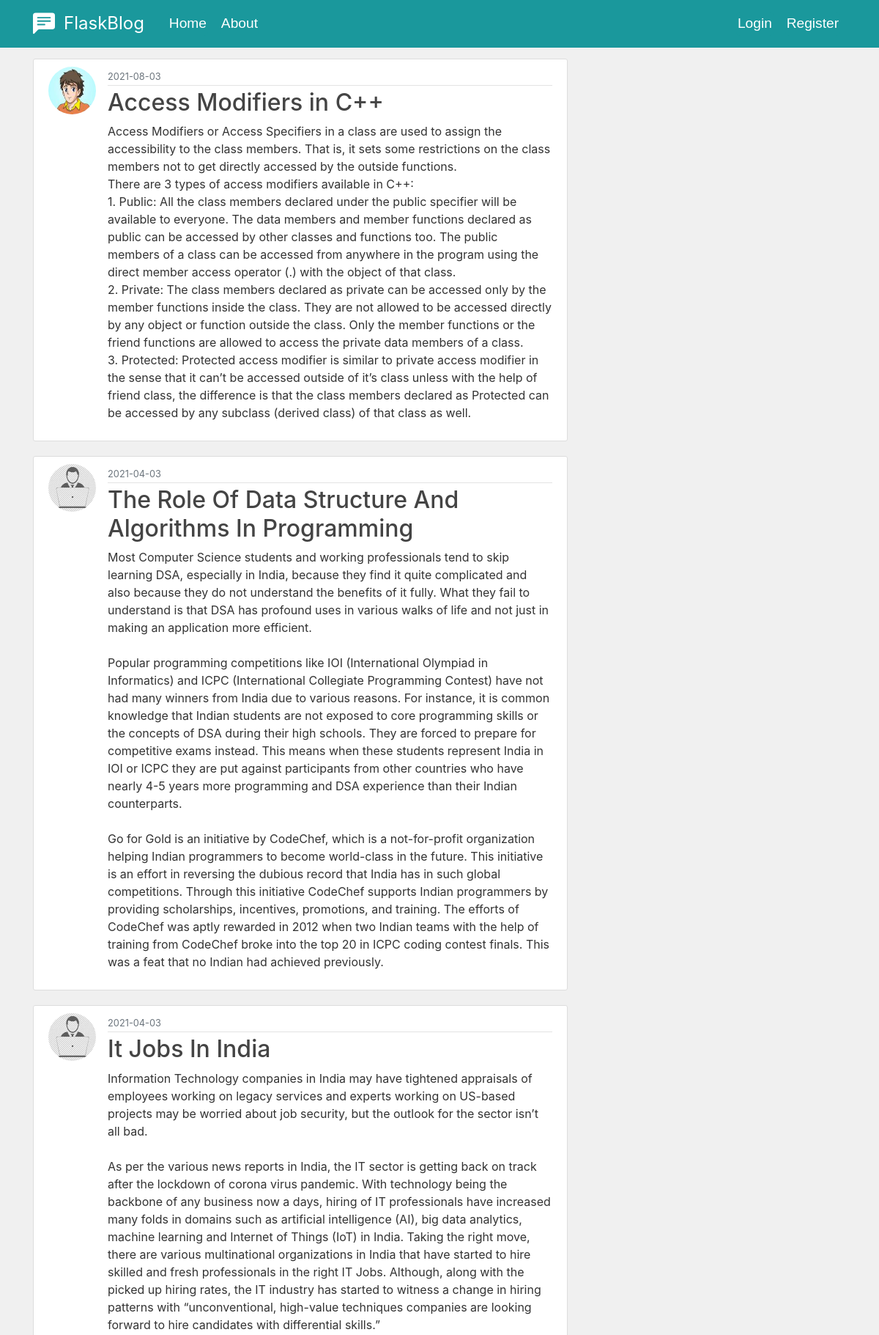
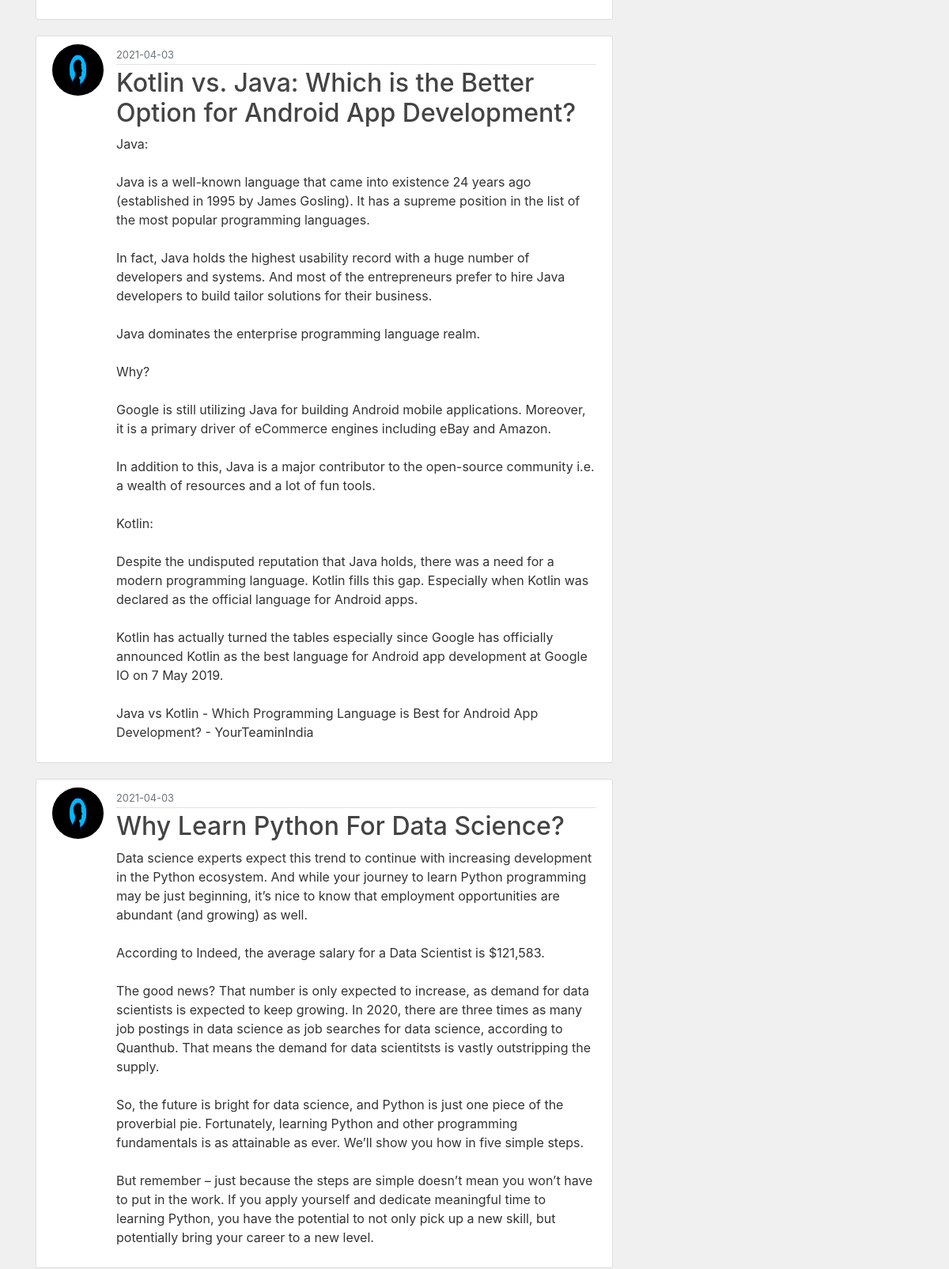
The app's page /latest_post (upper part) with its own data (2 pictures, top to bottom).
### techblog/models.py (models this page shows, shortened)
class Post(db.Model):
    id = db.Column(db.Integer, primary_key=True)
    title = db.Column(db.String(100), nullable=False)
    date_posted = db.Column(db.DateTime, nullable=False,
                            default=datetime.utcnow)
    content = db.Column(db.Text, nullable=False)
    user_id = db.Column(db.Integer, db.ForeignKey('user.id'), nullable=False)

class User(db.Model, UserMixin):
    id = db.Column(db.Integer, primary_key=True)
    username = db.Column(db.String(20), unique=True, nullable=False)
    email = db.Column(db.String(120), unique=True, nullable=False)
    image_file = db.Column(db.String(20), nullable=False,
                           default='default.png')
    password = db.Column(db.String(60), nullable=False)
    posts = db.relationship('Post', backref='author', lazy=True)
    ''' relationship defines relationship with class Post with posts variable which is a data member of a User Class
 Implies each User created has data member posts which is related with another class named Post and we can access all posts of that user via posts data member

backref adds another column in database here it is 'author'.We can access posts using author.lazy = True means this relationship is supposed to load in one go

To know more about lazy=True  visit:- https://medium.com/@ns2586/sqlalchemys-relationship-and-lazy-parameter-4a553257d9ef
'''

### techblog/main/routes.py (the view)
@main.route('/latest_post')
def latest_post():
    posts = Post.query.order_by(Post.date_posted.desc())
    return render_template('latest_post.html', title='Latest-post', posts = posts)

### techblog/templates/latest_post.html
{% extends "layout_wo_side.html" %}
{% block content %}
    {% for post in posts %}
        <article class="media content-section">
            <img class = "rounded-circle article-img" src="{{ url_for('static', filename = 'profile_pics/' + post.author.image_file)}}" >
            <div class="media-body">
                <div class="article-metadata">
                    <small class="text-muted">{{ post.date_posted.strftime("%Y-%m-%d") }}</small>
                </div>
                <h2 class="article-title">{{ post.title }}</h2>
                <p class="article-content">{{ post.content }}</p>
            </div>
        </article>
    {% endfor %}
{% endblock %}

### techblog/static/main.css (style rules this page uses)
body { background: #fafafa; color: #333333; margin-top: 5rem; }
h1, h2, h3, h4, h5, h6 { color: #444444; }
.content-section { background: #ffffff; padding: 10px 20px; border: 1px solid #dddddd; border-radius: 3px; margin-bottom: 20px; }
.article-title { color: #444444; }
.article-content { white-space: pre-line; }
.article-img { height: 65px; width: 65px; margin-right: 16px; }
.article-metadata { padding-bottom: 1px; margin-bottom: 4px; border-bottom: 1px solid #e3e3e3; }

### records on screen
Post: image_file (picture), date_posted "2021-08-03", title "Access Modifiers in C++", content "Access Modifiers or Access Specifiers in a class are used to assign the accessibility to the class members. That is, it sets some restrictions on the class members not to get directly accessed by the outside functions. There are 3 types of access modifiers available in C++: 1. Public: All the class members declared under the public specifier will be available to everyone. The data members and member functions declared as public can be accessed by other classes and functions too. The public members of a class can be accessed from anywhere in the program using the direct member access operator (.) with the object of that class. 2. Private: The class members declared as private can be accessed…"
Post: image_file (picture), date_posted "2021-04-03", title "The Role Of Data Structure And Algorithms In Programming", content "Most Computer Science students and working professionals tend to skip learning DSA, especially in India, because they find it quite complicated and also because they do not understand the benefits of it fully. What they fail to understand is that DSA has profound uses in various walks of life and not just in making an application more efficient. Popular programming competitions like IOI (International Olympiad in Informatics) and ICPC (International Collegiate Programming Contest) have not had many winners from India due to various reasons. For instance, it is common knowledge that Indian students are not exposed to core programming skills or the concepts of DSA during their high schools.…"
Post: image_file (picture), date_posted "2021-04-03", title "It Jobs In India", content "Information Technology companies in India may have tightened appraisals of employees working on legacy services and experts working on US-based projects may be worried about job security, but the outlook for the sector isn’t all bad. As per the various news reports in India, the IT sector is getting back on track after the lockdown of corona virus pandemic. With technology being the backbone of any business now a days, hiring of IT professionals have increased many folds in domains such as artificial intelligence (AI), big data analytics, machine learning and Internet of Things (IoT) in India. Taking the right move, there are various multinational organizations in India that have started to…"
Post: image_file (picture), date_posted "2021-04-03", title "Kotlin vs. Java: Which is the Better Option for Android App Development?", content "Java: Java is a well-known language that came into existence 24 years ago (established in 1995 by James Gosling). It has a supreme position in the list of the most popular programming languages. In fact, Java holds the highest usability record with a huge number of developers and systems. And most of the entrepreneurs prefer to hire Java developers to build tailor solutions for their business. Java dominates the enterprise programming language realm. Why? Google is still utilizing Java for building Android mobile applications. Moreover, it is a primary driver of eCommerce engines including eBay and Amazon. In addition to this, Java is a major contributor to the open-source community i.e. a…"
Post: image_file (picture), date_posted "2021-04-03", title "Why Learn Python For Data Science?", content "Data science experts expect this trend to continue with increasing development in the Python ecosystem. And while your journey to learn Python programming may be just beginning, it’s nice to know that employment opportunities are abundant (and growing) as well. According to Indeed, the average salary for a Data Scientist is $121,583. The good news? That number is only expected to increase, as demand for data scientists is expected to keep growing. In 2020, there are three times as many job postings in data science as job searches for data science, according to Quanthub. That means the demand for data scientitsts is vastly outstripping the supply. So, the future is bright for data science,…"
